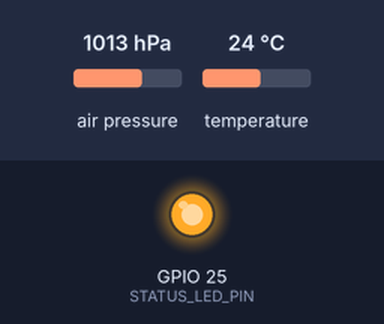
A program run on a simulated ESP32. On the bench: output pins drawn as LEDs (lit = HIGH). The test bench sets the inputs (shaded band); at power-on: air pressure 1013 hPa, temperature 24 °C. Random numbers use the default seed unless the program sets one; what the program prints to the serial monitor is not drawn.

Above: at 0.1 s.
Timing chart, 0 to 1.6 s (numbered marks = the images above):
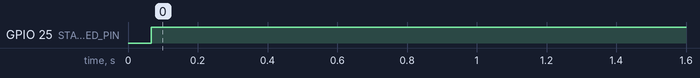

The program:

main.cpp
```cpp
#include <Arduino.h>
#include <Wire.h>
#include <Adafruit_BMP280.h>
// constants
constexpr uint8_t STATUS_LED_PIN = 25;
constexpr float FAULT_THRESHOLD_PA = 35.0f;
constexpr uint8_t SDA_PIN = 21;
constexpr uint8_t SCL_PIN = 22;
constexpr uint8_t SENSOR_ADDRESS = 0x77;

struct Reading{
  float pressure;
  uint32_t timestampMS;
  uint8_t sensorId;
};

Adafruit_BMP280 bmp;
QueueHandle_t queueA;
QueueHandle_t queueB;

void myTaskA(void *param) {
  TickType_t lastWake = xTaskGetTickCount();
  for (;;) {
    float p = bmp.readPressure();
    Reading result = {p, millis(), 0};
    if(xQueueSend(queueA, &result, 0) != pdTRUE){
      Serial.print("A full at: ");
      Serial.print(result.timestampMS);
      Serial.print(" # of items: ");
      Serial.println(uxQueueMessagesWaiting(queueA));
    }
    vTaskDelayUntil(&lastWake, pdMS_TO_TICKS(500));
  }
}

void myTaskB(void *param) {
  TickType_t lastWake = xTaskGetTickCount();
  for (;;) {
    delay(50);
    Reading result = {101355.0f + random(-5, 6), millis(), 1};
    if(xQueueSend(queueB, &result, 0) != pdTRUE){
      Serial.print("B full at:  ");
      Serial.print(result.timestampMS);
      Serial.print(" # of items: ");
      Serial.println(uxQueueMessagesWaiting(queueB));
    }
    vTaskDelayUntil(&lastWake, pdMS_TO_TICKS(500));
  }
}

void comparatorTask(void *param){
  for(;;){
    Reading rA;
    if (xQueueReceive(queueA, &rA, portMAX_DELAY) != pdTRUE) {continue;}
    Reading rB;
    if (xQueueReceive(queueB, &rB, portMAX_DELAY) != pdTRUE) {continue;}
    int32_t dt = static_cast<int32_t>(rB.timestampMS - rA.timestampMS);
    float dp = rB.pressure - rA.pressure;
    if(fabsf(dp) > FAULT_THRESHOLD_PA){
      digitalWrite(STATUS_LED_PIN, HIGH);
    }
    else{
      digitalWrite(STATUS_LED_PIN, LOW);
    }
    Serial.print("tA=");
    Serial.print(rA.timestampMS);
    Serial.print(" tB=");
    Serial.print(rB.timestampMS);
    Serial.print(" dt=");
    Serial.print(dt);
    Serial.print(" pA=");
    Serial.print(rA.pressure);
    Serial.print(" pB=");
    Serial.print(rB.pressure);
    Serial.print(" dp=");
    Serial.println(dp);
  }
}

void scanI2C(){
  uint8_t count = 0;
  for (uint8_t address = 1; address < 127; ++address){
    Wire.beginTransmission(address);
    uint8_t result = Wire.endTransmission();
    if(result == 0){
      Serial.print("0x");
      Serial.println(address, HEX);
      ++count;
    }
  }
  if(count == 0){
    Serial.println("No I2C devices found - check wiring");
  }
  else{
    Serial.print("Found ");
    Serial.print(count);
    Serial.println(" device(s)");
  }
}

void setup(){
  Serial.begin(115200);
  pinMode(STATUS_LED_PIN, OUTPUT);
  digitalWrite(STATUS_LED_PIN, LOW);

  Wire.begin(SDA_PIN, SCL_PIN);
  scanI2C();

  bool ok = bmp.begin(SENSOR_ADDRESS);
  if(!ok){
    Serial.println("BMP280 not found at 0x77");
  }
  else{
    Serial.print("BMP280 OK: P=");
    Serial.print(bmp.readPressure());
    Serial.print(" Pa, T=");
    Serial.print(bmp.readTemperature());
    Serial.println(" C");
  }

  queueA = xQueueCreate(10, sizeof(Reading));
  queueB = xQueueCreate(10, sizeof(Reading));
  xTaskCreate(myTaskA, "A", 4096, NULL, 1, NULL);
  xTaskCreate(myTaskB, "B", 4096, NULL, 1, NULL);
  xTaskCreate(comparatorTask, "C", 4096, NULL, 1, NULL);
}

void loop(){
  vTaskDelay(portMAX_DELAY);
}
```

Measured:
- by itself, GPIO 25 (STATUS_LED_PIN): LOW → HIGH at 0.07 s
